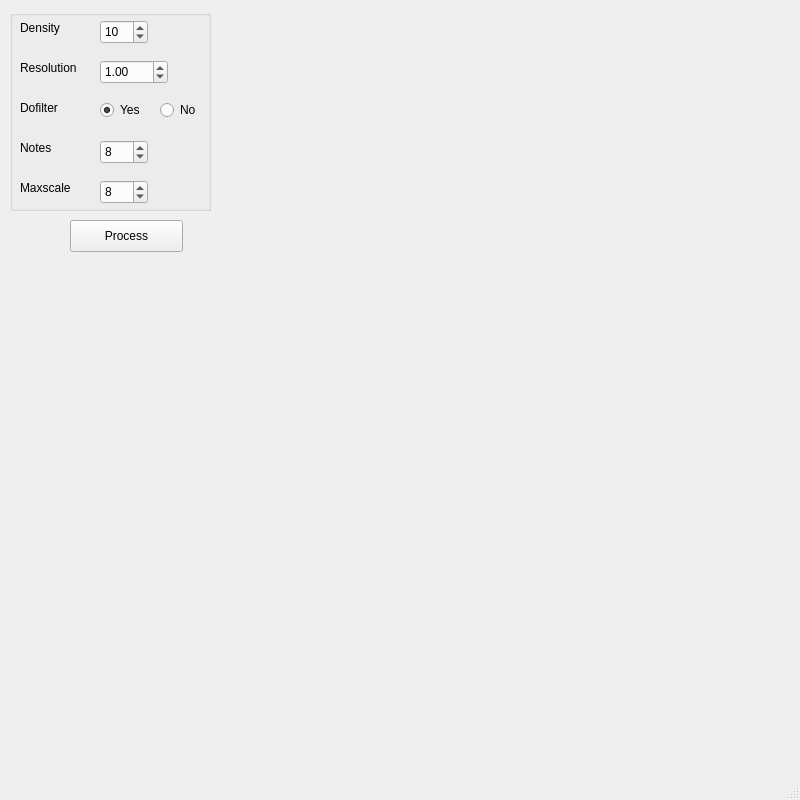
<?xml version="1.0" encoding="UTF-8"?>
<ui version="4.0">
 <class>MainWindow</class>
 <widget class="QMainWindow" name="MainWindow">
  <property name="enabled">
   <bool>true</bool>
  </property>
  <property name="geometry">
   <rect>
    <x>0</x>
    <y>0</y>
    <width>800</width>
    <height>800</height>
   </rect>
  </property>
  <property name="sizePolicy">
   <sizepolicy hsizetype="Fixed" vsizetype="Fixed">
    <horstretch>0</horstretch>
    <verstretch>0</verstretch>
   </sizepolicy>
  </property>
  <property name="minimumSize">
   <size>
    <width>800</width>
    <height>800</height>
   </size>
  </property>
  <property name="maximumSize">
   <size>
    <width>800</width>
    <height>800</height>
   </size>
  </property>
  <property name="cursor">
   <cursorShape>ArrowCursor</cursorShape>
  </property>
  <property name="focusPolicy">
   <enum>Qt::StrongFocus</enum>
  </property>
  <property name="windowTitle">
   <string>MainWindow</string>
  </property>
  <property name="toolButtonStyle">
   <enum>Qt::ToolButtonIconOnly</enum>
  </property>
  <property name="animated">
   <bool>true</bool>
  </property>
  <property name="documentMode">
   <bool>false</bool>
  </property>
  <property name="tabShape">
   <enum>QTabWidget::Rounded</enum>
  </property>
  <widget class="QWidget" name="centralwidget">
   <widget class="QLabel" name="label">
    <property name="geometry">
     <rect>
      <x>20</x>
      <y>20</y>
      <width>60</width>
      <height>16</height>
     </rect>
    </property>
    <property name="text">
     <string>Density</string>
    </property>
   </widget>
   <widget class="QLabel" name="label_2">
    <property name="geometry">
     <rect>
      <x>20</x>
      <y>60</y>
      <width>71</width>
      <height>16</height>
     </rect>
    </property>
    <property name="text">
     <string>Resolution</string>
    </property>
   </widget>
   <widget class="QSpinBox" name="spinBox">
    <property name="enabled">
     <bool>true</bool>
    </property>
    <property name="geometry">
     <rect>
      <x>100</x>
      <y>20</y>
      <width>48</width>
      <height>24</height>
     </rect>
    </property>
    <property name="focusPolicy">
     <enum>Qt::WheelFocus</enum>
    </property>
    <property name="acceptDrops">
     <bool>false</bool>
    </property>
    <property name="autoFillBackground">
     <bool>true</bool>
    </property>
    <property name="wrapping">
     <bool>true</bool>
    </property>
    <property name="accelerated">
     <bool>true</bool>
    </property>
    <property name="minimum">
     <number>1</number>
    </property>
    <property name="maximum">
     <number>100</number>
    </property>
    <property name="value">
     <number>10</number>
    </property>
   </widget>
   <widget class="QLabel" name="label_3">
    <property name="geometry">
     <rect>
      <x>20</x>
      <y>100</y>
      <width>60</width>
      <height>16</height>
     </rect>
    </property>
    <property name="text">
     <string>Dofilter</string>
    </property>
   </widget>
   <widget class="QLabel" name="label_4">
    <property name="geometry">
     <rect>
      <x>20</x>
      <y>140</y>
      <width>60</width>
      <height>16</height>
     </rect>
    </property>
    <property name="text">
     <string>Notes</string>
    </property>
   </widget>
   <widget class="QLabel" name="label_5">
    <property name="geometry">
     <rect>
      <x>20</x>
      <y>180</y>
      <width>60</width>
      <height>16</height>
     </rect>
    </property>
    <property name="text">
     <string>Maxscale</string>
    </property>
   </widget>
   <widget class="QSpinBox" name="spinBox_3">
    <property name="geometry">
     <rect>
      <x>100</x>
      <y>140</y>
      <width>48</width>
      <height>24</height>
     </rect>
    </property>
    <property name="wrapping">
     <bool>true</bool>
    </property>
    <property name="minimum">
     <number>1</number>
    </property>
    <property name="maximum">
     <number>8</number>
    </property>
    <property name="value">
     <number>8</number>
    </property>
   </widget>
   <widget class="QSpinBox" name="spinBox_4">
    <property name="geometry">
     <rect>
      <x>100</x>
      <y>180</y>
      <width>48</width>
      <height>24</height>
     </rect>
    </property>
    <property name="wrapping">
     <bool>true</bool>
    </property>
    <property name="accelerated">
     <bool>true</bool>
    </property>
    <property name="minimum">
     <number>2</number>
    </property>
    <property name="maximum">
     <number>40</number>
    </property>
    <property name="value">
     <number>8</number>
    </property>
   </widget>
   <widget class="QRadioButton" name="radioButton">
    <property name="geometry">
     <rect>
      <x>100</x>
      <y>100</y>
      <width>51</width>
      <height>20</height>
     </rect>
    </property>
    <property name="text">
     <string>Yes</string>
    </property>
    <property name="checked">
     <bool>true</bool>
    </property>
   </widget>
   <widget class="QRadioButton" name="radioButton_2">
    <property name="geometry">
     <rect>
      <x>160</x>
      <y>100</y>
      <width>51</width>
      <height>20</height>
     </rect>
    </property>
    <property name="text">
     <string>No</string>
    </property>
   </widget>
   <widget class="QDoubleSpinBox" name="doubleSpinBox">
    <property name="geometry">
     <rect>
      <x>100</x>
      <y>60</y>
      <width>68</width>
      <height>24</height>
     </rect>
    </property>
    <property name="accelerated">
     <bool>true</bool>
    </property>
    <property name="minimum">
     <double>0.000000000000000</double>
    </property>
    <property name="maximum">
     <double>10000.000000000000000</double>
    </property>
    <property name="singleStep">
     <double>0.010000000000000</double>
    </property>
    <property name="value">
     <double>1.000000000000000</double>
    </property>
   </widget>
   <widget class="QPushButton" name="pushButton">
    <property name="geometry">
     <rect>
      <x>70</x>
      <y>220</y>
      <width>113</width>
      <height>32</height>
     </rect>
    </property>
    <property name="text">
     <string>Process</string>
    </property>
   </widget>
   <widget class="QGroupBox" name="groupBox">
    <property name="geometry">
     <rect>
      <x>10</x>
      <y>10</y>
      <width>201</width>
      <height>201</height>
     </rect>
    </property>
    <property name="title">
     <string/>
    </property>
   </widget>
  </widget>
  <widget class="QMenuBar" name="menubar">
   <property name="geometry">
    <rect>
     <x>0</x>
     <y>0</y>
     <width>800</width>
     <height>22</height>
    </rect>
   </property>
  </widget>
  <widget class="QStatusBar" name="statusbar"/>
 </widget>
 <resources/>
 <connections/>
</ui>
